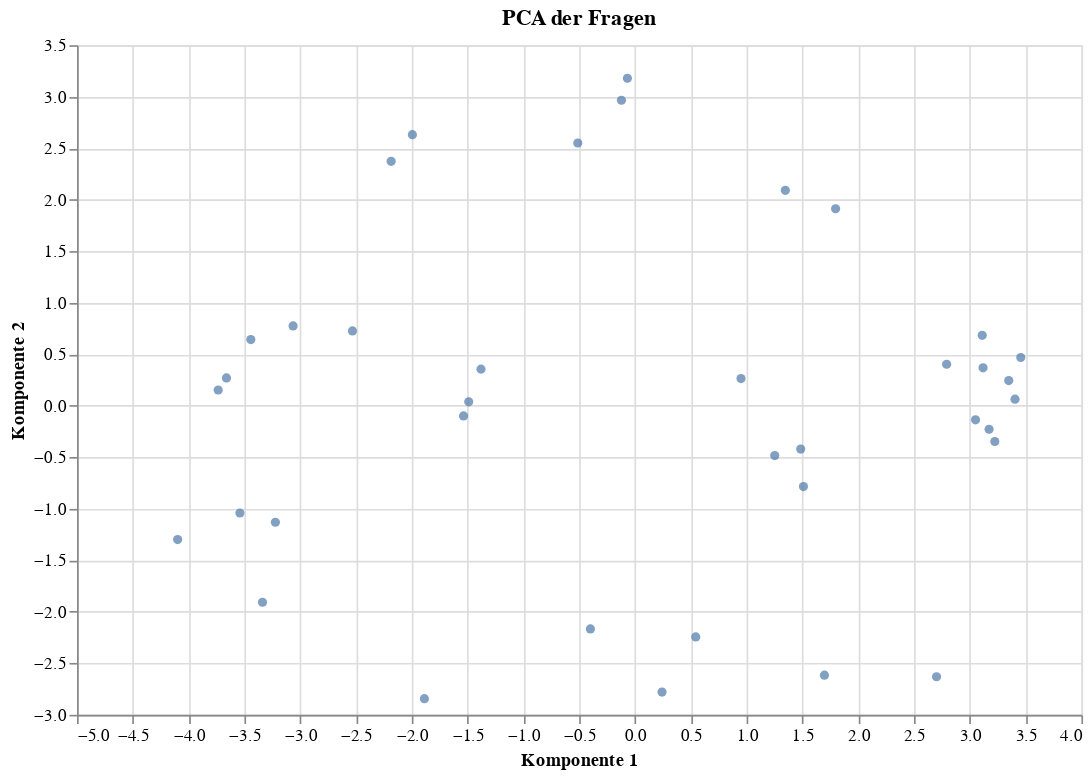

The notebook cell this image was saved under:
### Markdown cell above
# Analyse der Fragen

Man kann die Analyse auch herumdrehen und von den Fragen her anschauen. Dann sind die Parteien die Datenpunkte. Wir können eine Hauptkomponentenanalyse der Fragen im Raum der Parteien durchführen. Dann sieht man, welche Fragen in ähnliche Richtungen gehen, weil die gleichen Parteien sie ähnlich beantwortet haben. Da einige Fragen positiv oder negativ gestellt haben, findet man negativ gestellte Fragen punktgespiegelt auf der anderen Seite des Diagrams.

### Code cell
pca = sklearn.decomposition.PCA(2)
reduced = pca.fit_transform(antworten)

pca_df = pd.DataFrame(
    {
        "Frage": antworten.index,
        "Komponente 1": reduced[:, 0],
        "Komponente 2": reduced[:, 1],
    }
)
pca_df.head()

chart = (
    alt.Chart(
        pca_df,
        title="PCA der Fragen",
        width=600,
        height=400,
    )
    .mark_circle()
    .encode(
        alt.X("Komponente 1"),
        alt.Y("Komponente 2"),
        alt.Tooltip("Frage"),
    )
    .interactive()
)
chart.save("fragen_pca2.json")
chart

### Figure 1 — Vega-Lite specification as saved in the notebook (floating-point values rounded to 4 significant figures)
{"config": {"view": {"continuousWidth": 300, "continuousHeight": 300}}, "data": {"name": "data-b759867468093dac063eebeb7b263044"}, "mark": {"type": "circle"}, "encoding": {"tooltip": {"field": "Frage", "type": "nominal"}, "x": {"field": "Komponente 1", "type": "quantitative"}, "y": {"field": "Komponente 2", "type": "quantitative"}}, "height": 400, "params": [{"name": "param_2", "select": {"type": "interval", "encodings": ["x", "y"]}, "bind": "scales"}], "title": "PCA der Fragen", "width": 600, "$schema": "https://vega.github.io/schema/vega-lite/v5.20.1.json", "datasets": {"data-b759867468093dac063eebeb7b263044": [{"Frage": "Alle Geflüchteten sollen Zugang zu gebührenfreien Deutschkursen erhalten.", "Komponente 1": -2.532, "Komponente 2": 0.7261}, {"Frage": "Alle sächsischen Polizistinnen und Polizisten sollen im Rahmen von verpflichtenden Fortbildungen gegen Rassismus sensibilisiert werden müssen.  ", "Komponente 1": -3.661, "Komponente 2": 0.2699}, {"Frage": "An Feier- und Gedenktagen wie Karfreitag und Volkstrauertag sollen Tanzveranstaltungen weiterhin verboten sein.", "Komponente 1": 1.509, "Komponente 2": -0.7847}, {"Frage": "An den Hochschulen des Freistaats soll für militärische Zwecke geforscht werden dürfen.", "Komponente 1": 0.5442, "Komponente 2": -2.244}, {"Frage": "An den Schulen des Freistaats sollen weiterhin Kopfnoten (Betragen, Fleiß, Mitarbeit, Ordnung) vergeben werden.", "Komponente 1": 3.173, "Komponente 2": -0.228}, {"Frage": "An den sächsischen Grenzen zu den europäischen Nachbarstaaten sollen weiterhin Personenkontrollen stattfinden.", "Komponente 1": 3.457, "Komponente 2": 0.4683}, {"Frage": "Arbeitnehmerinnen und Arbeitnehmer sollen einen gesetzlichen Anspruch haben, sich für Weiterbildung freistellen zu lassen („Bildungsurlaub“).", "Komponente 1": -1.995, "Komponente 2": 2.631}, {"Frage": "Bei den Wahlen zum Sächsischen Landtag sollen Jugendliche ab 16 Jahren wählen dürfen.", "Komponente 1": -3.443, "Komponente 2": 0.6423}, {"Frage": "Das 5G-Mobilfunknetz soll schnellstmöglich ausgebaut werden.", "Komponente 1": -1.536, "Komponente 2": -0.09851}, {"Frage": "Das letzte Kita-Jahr vor der Einschulung soll verpflichtend sein.", "Komponente 1": -1.38, "Komponente 2": 0.3555}, {"Frage": "Das sächsische Landesamt für Verfassungsschutz soll gestärkt werden.", "Komponente 1": -0.3995, "Komponente 2": -2.166}, {"Frage": "Der Freistaat soll ausreisepflichtige Ausländerinnen und Ausländer konsequent abschieben.", "Komponente 1": 3.111, "Komponente 2": 0.6833}, {"Frage": "Der Freistaat soll das Förderprogramm „Weltoffenes Sachsen für Demokratie und Toleranz“ beenden.", "Komponente 1": 3.405, "Komponente 2": 0.06421}, {"Frage": "Der Freistaat soll sich dafür einsetzen, dass gentechnisch veränderte Pflanzen in Sachsen angebaut werden dürfen.", "Komponente 1": 0.2422, "Komponente 2": -2.779}, {"Frage": "Der Freistaat soll sich dafür einsetzen, dass innerorts Tempo 30 zur Regelgeschwindigkeit wird.", "Komponente 1": -3.222, "Komponente 2": -1.131}, {"Frage": "Der Freistaat soll sich für die Abschaffung des Rundfunkbeitrags einsetzen.", "Komponente 1": 2.793, "Komponente 2": 0.4025}, {"Frage": "Der öffentliche Personennahverkehr soll in Sachsen für alle entgeltfrei sein.", "Komponente 1": -1.49, "Komponente 2": 0.03812}, {"Frage": "Die Grunderwerbsteuer für selbstgenutzten Wohnraum soll gesenkt werden.", "Komponente 1": 1.347, "Komponente 2": 2.091}, {"Frage": "Die Mietpreisbremse in Leipzig und Dresden soll abgeschafft werden.", "Komponente 1": 2.702, "Komponente 2": -2.631}, {"Frage": "Die Möglichkeiten, den Nationalpark Sächsische Schweiz touristisch zu nutzen, sollen erweitert werden. ", "Komponente 1": 1.485, "Komponente 2": -0.4208}, {"Frage": "Die Videoüberwachung an öffentlichen Plätzen soll ausgeweitet werden.", "Komponente 1": 1.698, "Komponente 2": -2.615}, {"Frage": "Förderschulen in Sachsen sollen erhalten bleiben.", "Komponente 1": 1.797, "Komponente 2": 1.913}, {"Frage": "Für Führungspositionen in sächsischen Staatsbetrieben soll es eine Frauenquote geben.", "Komponente 1": -3.338, "Komponente 2": -1.907}, {"Frage": "In Sachsen soll auch nach 2038 noch Braunkohle abgebaut werden.", "Komponente 1": 3.051, "Komponente 2": -0.1369}, {"Frage": "In Sachsen sollen weitere Windkraftanlagen gebaut werden.", "Komponente 1": -3.54, "Komponente 2": -1.041}, {"Frage": "In allen Kommunen sollen Kinder und Jugendliche verpflichtend bei Entscheidungen, die sie betreffen, einbezogen werden.", "Komponente 1": -3.064, "Komponente 2": 0.775}, {"Frage": "In den sächsischen Lehrplänen soll die Beschäftigung mit der SED-Diktatur stärker berücksichtigt werden.", "Komponente 1": 0.9501, "Komponente 2": 0.2639}, {"Frage": "Interessenvertreterinnen und Interessenvertreter, die Zugang zum Landtag haben, müssen in einer öffentlichen Liste („Lobbyregister“) erfasst werden.", "Komponente 1": -0.06815, "Komponente 2": 3.179}, {"Frage": "Mehr Krankenhäuser sollen in öffentlicher Trägerschaft sein.", "Komponente 1": -0.1215, "Komponente 2": 2.965}, {"Frage": "Pflegebedürftige Personen sollen vom Freistaat finanziell unterstützt werden („Landespflegegeld“).", "Komponente 1": -0.5127, "Komponente 2": 2.551}, {"Frage": "Sachsen soll die Begrenzung der Neuverschuldung („Schuldenbremse“) einhalten.", "Komponente 1": 3.224, "Komponente 2": -0.3471}, {"Frage": "Sachsen soll mehr Mittel für die Qualifizierung von Langzeitarbeitslosen bereitstellen.", "Komponente 1": -2.185, "Komponente 2": 2.373}, {"Frage": "Sachsen soll sich dafür einsetzen, dass Deutschland weiterhin Waffen an die Ukraine liefert.", "Komponente 1": -1.887, "Komponente 2": -2.843}, {"Frage": "Sachsen soll sich dafür einsetzen, dass wieder eine Vermögenssteuer erhoben wird. ", "Komponente 1": -3.735, "Komponente 2": 0.153}, {"Frage": "Sachsen soll sich für einen Ausbau der Autobahn A4 zwischen Görlitz und Dresden einsetzen. ", "Komponente 1": 3.349, "Komponente 2": 0.2443}, {"Frage": "Schwangerschaftsabbrüche sollen weiterhin nur nach verpflichtender Beratung möglich sein.", "Komponente 1": 3.119, "Komponente 2": 0.3683}, {"Frage": "Sächsische Hochschulen sollen stärker mit privaten Unternehmen zusammenarbeiten.", "Komponente 1": 1.252, "Komponente 2": -0.4837}, {"Frage": "Sächsische Schulen sollen geschlechtliche Vielfalt mit Sonderzeichen (z.B. Sternchen, Unterstrich oder Doppelpunkt) sprachlich abbilden dürfen.", "Komponente 1": -4.098, "Komponente 2": -1.299}]}}
